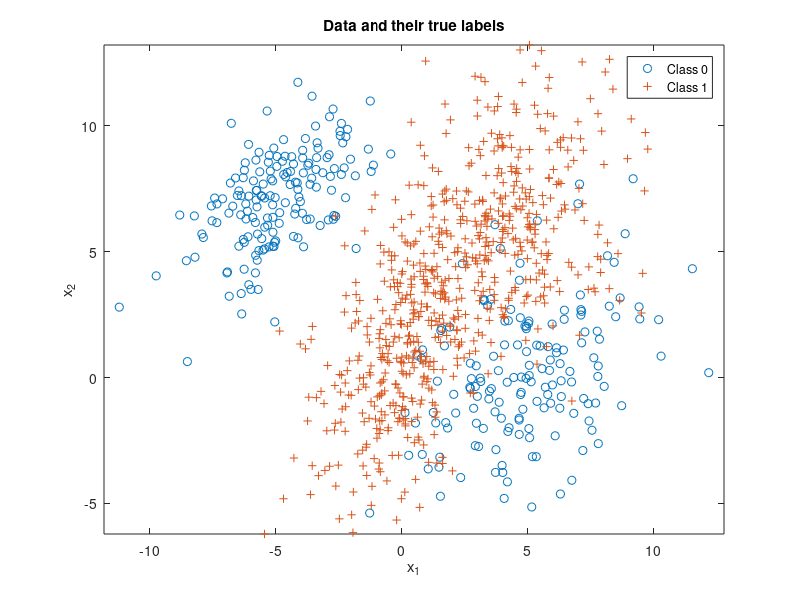

Here is the MATLAB script that generated this plot: (Note: this script raises an error after producing the figure.)

clear all, close all,

n = 2;      
N = 1000;   

% Class 0 parameters (2 gaussians)
mu(:,1) = [5;0]; mu(:,2) = [-5;7];
Sigma(:,:,1) = [5 2;2 6]; Sigma(:,:,2) = [3 2;2 4];
p0 = [0.5 0.5]; % probability split between 2 distributions

% Class 1 parameters (2 gaussians)
mu(:,3) = [0;1]; mu(:,4) = [4;6]; 
Sigma(:,:,3) = [3 2;2 8]; Sigma(:,:,4) = [5 1;1 9];
p1 = [0.5 0.5]; % probability split between 2 distributions

p = [0.3,0.7]; % class priors for labels 0 and 1 respectively
label = rand(1,N) >= p(1);
Nc = [length(find(label==0)),length(find(label==1))]; % number of samples from each class
x = zeros(n,N); 

% Draw samples from each class pdf
c0 = 0; 
c1=0; 
c2=0;
c3=0;
for i = 1:N
    if label(i) == 0
        % Class 0 samples for each gaussian based on their distribution
        dis = rand(1,1) > p0(1);
        if dis == 0
            x(:,i) = mvnrnd(mu(:,1),Sigma(:,:,1),1)';
            c0 = c0+1;
        else
            x(:,i) = mvnrnd(mu(:,2),Sigma(:,:,2),1)';
            c1 = c1+1;
        end
    end
    
    if label(i) == 1
        % Class 1 samples for each gaussian based on their distribution
        dis = rand(1,1) > p1(1);
        if dis == 0
            x(:,i) = mvnrnd(mu(:,3),Sigma(:,:,3),1)';
            c2 = c2+1;
        else
            x(:,i) = mvnrnd(mu(:,4),Sigma(:,:,4),1)';
            c3 = c3 + 1;
        end
    end
    
    
end

% Plot with class labels
figure(2), clf,
plot(x(1,label==0),x(2,label==0),'o'), hold on,
plot(x(1,label==1),x(2,label==1),'+'), axis equal,
legend('Class 0','Class 1'), 
title('Data and their true labels'),
xlabel('x_1'), ylabel('x_2')

class1pdf = p1(1)*evalGaussian(x,mu(:,3),Sigma(:,:,3)) + p1(2)*evalGaussian(x,mu(:,4),Sigma(:,:,4));
class0pdf = p0(1)*evalGaussian(x,mu(:,1),Sigma(:,:,1)) + p0(2)*evalGaussian(x,mu(:,2),Sigma(:,:,2));
discriminantScore = log(class1pdf)-log(class0pdf);

for i= 1:10000
    gamma(i) =  log(i-1);
% compare score to threshold to make decisions
    decision = (discriminantScore >= gamma(i));

    ind00 = find(decision==0 & label==0); 
    p00(i) = length(ind00)/Nc(1); % probability of true negative
    ind10 = find(decision==1 & label==0); 
    p10(i) = length(ind10)/Nc(1); % probability of false positive
    ind01 = find(decision==0 & label==1); 
    p01(i) = length(ind01)/Nc(2); % probability of false negative
    ind11 = find(decision==1 & label==1); 
    p11(i) = length(ind11)/Nc(2); % probability of true positive
    perr(i) = ([p10(i),p01(i)]*Nc')/N;
end

[M,I] = min(perr(:));
figure(3),
xlabel('FPR'),ylabel('TPR');
plot(p10,p11);hold on;
plot(p10(I),p11(I),'*'),hold off;

figure(1), % class 0 circle, class 1 +, correct green, incorrect red
plot(x(1,ind00),x(2,ind00),'og'); hold on,
plot(x(1,ind10),x(2,ind10),'or'); hold on,
plot(x(1,ind01),x(2,ind01),'+r'); hold on,
plot(x(1,ind11),x(2,ind11),'+g'); hold on,
axis equal,

% Draw the decision boundary
horizontalGrid = linspace(floor(min(x(1,:))),ceil(max(x(1,:))),500);
verticalGrid = linspace(floor(min(x(2,:))),ceil(max(x(2,:))),500);
[h,v] = meshgrid(horizontalGrid,verticalGrid);
discriminantScoreGridValues = log(evalGaussian([h(:)';v(:)'],mu(:,3),Sigma(:,:,3))+ evalGaussian([h(:)';v(:)'],mu(:,4),Sigma(:,:,4)))-log(evalGaussian([h(:)';v(:)'],mu(:,1),Sigma(:,:,1))+evalGaussian([h(:)';v(:)'],mu(:,2),Sigma(:,:,2))) - (gamma(N));
minDSGV = min(discriminantScoreGridValues);
maxDSGV = max(discriminantScoreGridValues);
discriminantScoreGrid = reshape(discriminantScoreGridValues,500,500);
figure(1), contour(horizontalGrid,verticalGrid,discriminantScoreGrid,[minDSGV*[0.9,0.6,0.3],0,[0.3,0.6,0.9]*maxDSGV]); % plot equilevel contours of the discriminant function 

legend(); 
title('Data and their classifier decisions versus true labels'),
xlabel('x_1'), ylabel('x_2'), 

function g = evalGaussian(x,mu,Sigma)
[n,N] = size(x);
C = ((2*pi)^n * det(Sigma))^(-1/2);
E = -0.5*sum((x-repmat(mu,1,N)).*(inv(Sigma)*(x-repmat(mu,1,N))),1);
g = C*exp(E);
end